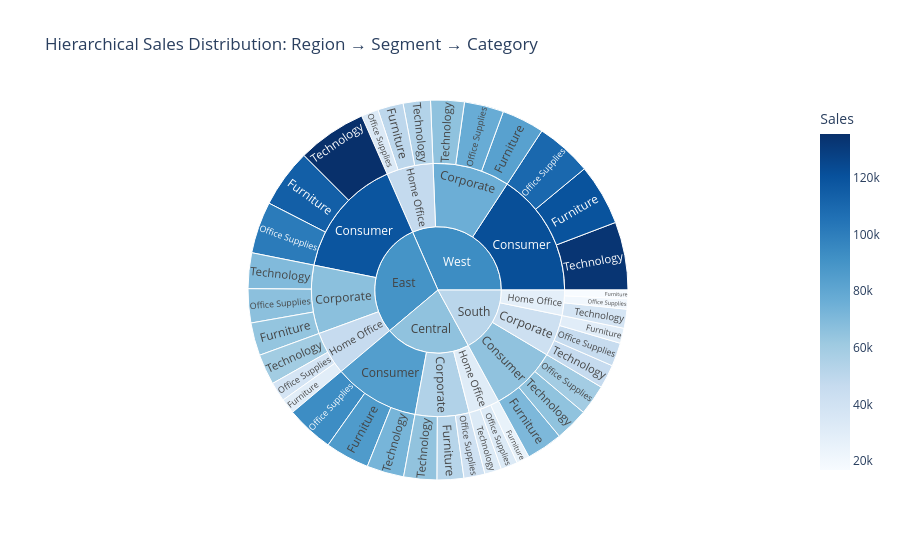

The code cell stored with this chart in its notebook:
### Code cell
sunburst_data = df.groupby(['Region', 'Segment', 'Category'])['Sales'].sum().reset_index()

fig2 = px.sunburst(
    sunburst_data,
    path=['Region', 'Segment', 'Category'],
    values='Sales',
    color='Sales',
    color_continuous_scale='Blues',
    title='Hierarchical Sales Distribution: Region → Segment → Category',
    height=550
)

fig2.update_traces(
    hovertemplate='<b>%{label}</b><br>Sales: $%{value:,.0f}<br>% of Parent: %{percentParent:.1%}<extra></extra>'
)

fig2.update_layout(template='plotly_white')
fig2.show()

### Figure 1 — Plotly figure (JSON) as saved in the notebook; plotly's stock layout.template omitted (floating-point values rounded to 4 significant figures)
{"data": [{"branchvalues": "total", "customdata": [[86230.0], [114200.0], [70800.0], [119800.0], [52090.0], [64210.0], [29650.0], [83080.0], [25480.0], [29870.0], [16850.0], [49720.0], [93110.0], [101300.0], [59500.0], [110100.0], [41140.0], [66470.0], [45930.0], [77130.0], [32780.0], [37790.0], [20220.0], [33640.0], [72690.0], [135400.0], [65280.0], [133000.0], [64770.0], [69730.0], [46310.0], [65640.0], [32950.0], [59810.0], [37180.0], [53360.0], [84870.0], [118700.0], [65520.0], [121700.0], [54440.0], [66880.0], [42110.0], [75980.0], [30800.0], [46260.0], [27950.0], [47190.0], [65440.0], [89780.0], [51120.0], [93420.0]], "domain": {"x": [0, 1], "y": [0, 1]}, "hovertemplate": "<b>%{label}</b><br>Sales: $%{value:,.0f}<br>% of Parent: %{percentParent:.1%}<extra></extra>", "ids": ["Central/Consumer/Furniture", "East/Consumer/Furniture", "South/Consumer/Furniture", "West/Consumer/Furniture", "Central/Corporate/Furniture", "East/Corporate/Furniture", "South/Corporate/Furniture", "West/Corporate/Furniture", "Central/Home Office/Furniture", "East/Home Office/Furniture", "South/Home Office/Furniture", "West/Home Office/Furniture", "Central/Consumer/Office Supplies", "East/Consumer/Office Supplies", "South/Consumer/Office Supplies", "West/Consumer/Office Supplies", "Central/Corporate/Office Supplies", "East/Corporate/Office Supplies", "South/Corporate/Office Supplies", "West/Corporate/Office Supplies", "Central/Home Office/Office Supplies", "East/Home Office/Office Supplies", "South/Home Office/Office Supplies", "West/Home Office/Office Supplies", "Central/Consumer/Technology", "East/Consumer/Technology", "South/Consumer/Technology", "West/Consumer/Technology", "Central/Corporate/Technology", "East/Corporate/Technology", "South/Corporate/Technology", "West/Corporate/Technology", "Central/Home Office/Technology", "East/Home Office/Technology", "South/Home Office/Technology", "West/Home Office/Technology", "Central/Consumer", "East/Consumer", "South/Consumer", "West/Consumer", "Central/Corporate", "East/Corporate", "South/Corporate", "West/Corporate", "Central/Home Office", "East/Home Office", "South/Home Office", "West/Home Office", "Central", "East", "South", "West"], "labels": ["Furniture", "Furniture", "Furniture", "Furniture", "Furniture", "Furniture", "Furniture", "Furniture", "Furniture", "Furniture", "Furniture", "Furniture", "Office Supplies", "Office Supplies", "Office Supplies", "Office Supplies", "Office Supplies", "Office Supplies", "Office Supplies", "Office Supplies", "Office Supplies", "Office Supplies", "Office Supplies", "Office Supplies", "Technology", "Technology", "Technology", "Technology", "Technology", "Technology", "Technology", "Technology", "Technology", "Technology", "Technology", "Technology", "Consumer", "Consumer", "Consumer", "Consumer", "Corporate", "Corporate", "Corporate", "Corporate", "Home Office", "Home Office", "Home Office", "Home Office", "Central", "East", "South", "West"], "marker": {"coloraxis": "coloraxis", "colors": [86230.0, 114200.0, 70800.0, 119800.0, 52090.0, 64210.0, 29650.0, 83080.0, 25480.0, 29870.0, 16850.0, 49720.0, 93110.0, 101300.0, 59500.0, 110100.0, 41140.0, 66470.0, 45930.0, 77130.0, 32780.0, 37790.0, 20220.0, 33640.0, 72690.0, 135400.0, 65280.0, 133000.0, 64770.0, 69730.0, 46310.0, 65640.0, 32950.0, 59810.0, 37180.0, 53360.0, 84870.0, 118700.0, 65520.0, 121700.0, 54440.0, 66880.0, 42110.0, 75980.0, 30800.0, 46260.0, 27950.0, 47190.0, 65440.0, 89780.0, 51120.0, 93420.0]}, "name": "", "parents": ["Central/Consumer", "East/Consumer", "South/Consumer", "West/Consumer", "Central/Corporate", "East/Corporate", "South/Corporate", "West/Corporate", "Central/Home Office", "East/Home Office", "South/Home Office", "West/Home Office", "Central/Consumer", "East/Consumer", "South/Consumer", "West/Consumer", "Central/Corporate", "East/Corporate", "South/Corporate", "West/Corporate", "Central/Home Office", "East/Home Office", "South/Home Office", "West/Home Office", "Central/Consumer", "East/Consumer", "South/Consumer", "West/Consumer", "Central/Corporate", "East/Corporate", "South/Corporate", "West/Corporate", "Central/Home Office", "East/Home Office", "South/Home Office", "West/Home Office", "Central", "East", "South", "West", "Central", "East", "South", "West", "Central", "East", "South", "West", "", "", "", ""], "type": "sunburst", "values": [86230.0, 114200.0, 70800.0, 119800.0, 52090.0, 64210.0, 29650.0, 83080.0, 25480.0, 29870.0, 16850.0, 49720.0, 93110.0, 101300.0, 59500.0, 110100.0, 41140.0, 66470.0, 45930.0, 77130.0, 32780.0, 37790.0, 20220.0, 33640.0, 72690.0, 135400.0, 65280.0, 133000.0, 64770.0, 69730.0, 46310.0, 65640.0, 32950.0, 59810.0, 37180.0, 53360.0, 252000.0, 350900.0, 195600.0, 362900.0, 158000.0, 200400.0, 121900.0, 225900.0, 91210.0, 127500.0, 74260.0, 136700.0, 501200.0, 678800.0, 391700.0, 725500.0]}], "layout": {"autosize": true, "coloraxis": {"colorbar": {"title": {"text": "Sales"}}, "colorscale": [[0, "rgb(247,251,255)"], [0.125, "rgb(222,235,247)"], [0.25, "rgb(198,219,239)"], [0.375, "rgb(158,202,225)"], [0.5, "rgb(107,174,214)"], [0.625, "rgb(66,146,198)"], [0.75, "rgb(33,113,181)"], [0.875, "rgb(8,81,156)"], [1, "rgb(8,48,107)"]]}, "legend": {"tracegroupgap": 0}, "title": {"text": "Hierarchical Sales Distribution: Region → Segment → Category"}}}
